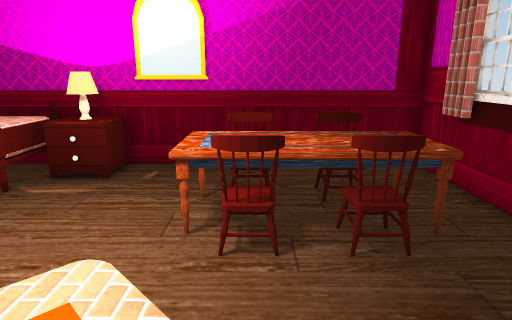
[1] (above)

16 first-person views from a walk through a 3-D level made in the Unity game engine. The camera is 1.2 m above the floor, tilts 14° down and sees 75° across. The floor is counted in squares, 0.5 m on a side. Each view is taken from the middle of a square. On the plan, view 1 faces up. The plan holds only what a view shows up to about 20 squares ahead; the rest is blank. Some surface patterns are stand-ins.

[2]
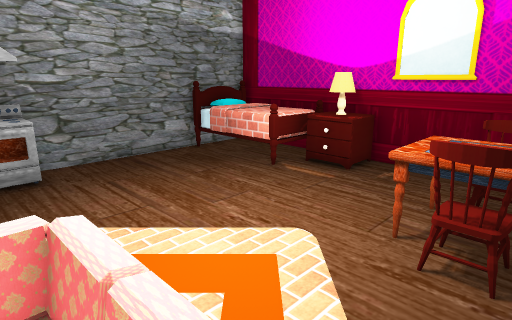

[3]
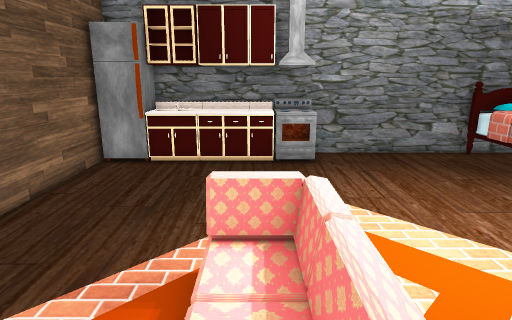

[4]
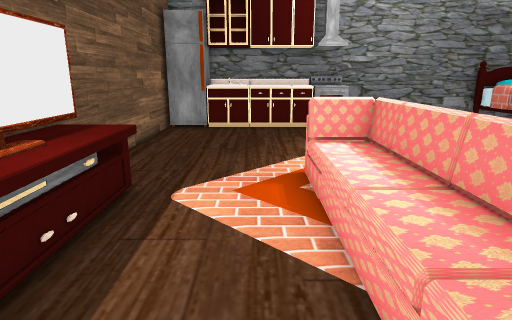

[5]
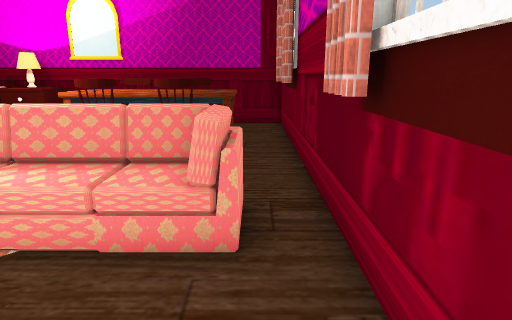

[6]
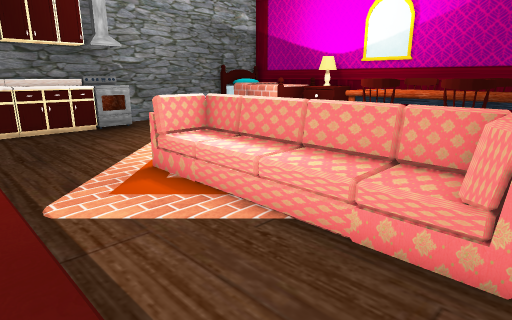

[7]
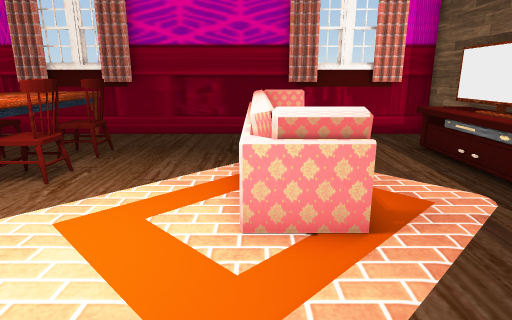

[8]
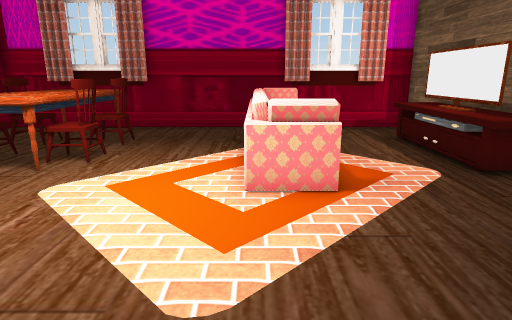

[9]
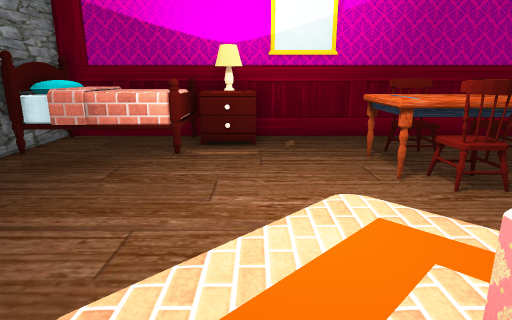

[10]
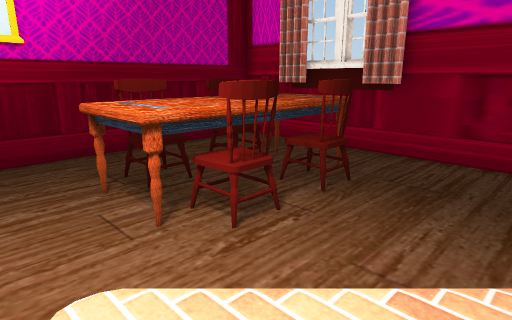

[11]
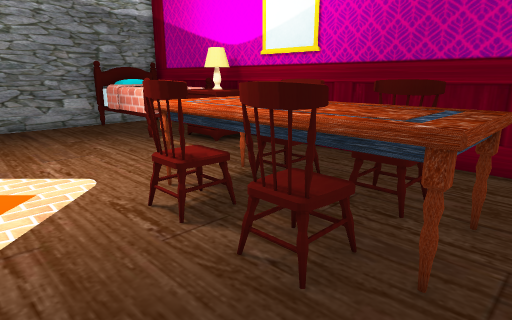

[12]
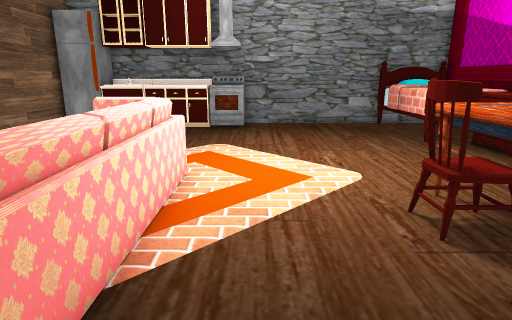

[13]
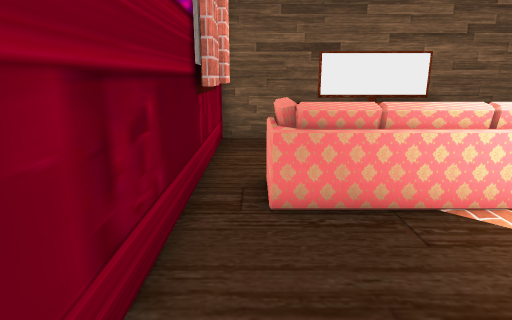

[14]
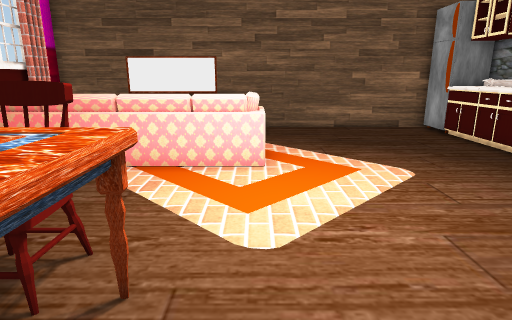

[15]
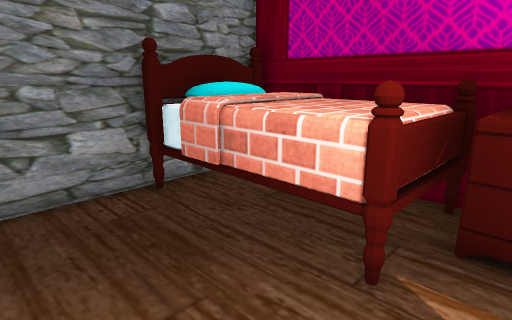

[16]
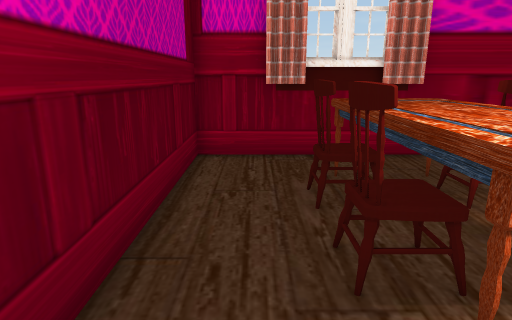

### Floor plan
Key: @ floor where view 1 was taken; # wall or solid block; . main floor; : floor 0.25 m higher than the main floor; + floor 0.5 m higher than the main floor; / step, stairs or slope; = window, fence, low wall or low ledge; ^ raised ledge; v drop or lower ground; B bed; L lamp; C chair; T table; E oven; S sofa; R rug; F fridge; A TV; O other object.
Columns run from 13 left of view 1 to 6 right of it. Each row starts with its distance up from view 1.
 13 #v##################
 12 vOBBBBOLO..........#
 11 v BBBBOLO..........#
 10 vOBBBBB.....CC.CC..#
  9 #.BBBB.....TTTTTTT.#
  8 #..........TTTTTTT.#
  7 #..........TTTTTTT.#
  6 #...........CC.CC..#
  5 #..................#
  4 #........  ........#
  3 #.......    .......#
  2 #EE....  .   ......#
  1 #EE.....  RRRRSRSSS#
  0 #^=...... R  @++  /#
 -1 #^=.......S   ///SS#
 -2 #^=........  ......#
 -3 #^=................#
 -4 ###........RR   ...#
 -5 #:F........^A#AAA^.#
 -6 ##F########^^AA^^^##

Where each view was taken, in squares from view 1:
view 1: 0 up, 0 right, facing up
view 2: 0 up, 1 right, facing up-left
view 3: 0 up, 2 right, facing left
view 4: 2 down, 5 right, facing left
view 5: 5 down, 5 right, facing up
view 6: 5 down, 5 right, facing up-left
view 7: 1 up, 8 left, facing right
view 8: 1 up, 10 left, facing right
view 9: 1 down, 5 left, facing up
view 10: 2 up, 4 left, facing up-right
view 11: 3 up, 5 right, facing up-left
view 12: 3 up, 5 right, facing left
view 13: 7 up, 5 right, facing down
view 14: 10 up, 3 left, facing down
view 15: 6 up, 6 left, facing up-left
view 16: 11 up, 4 left, facing right
